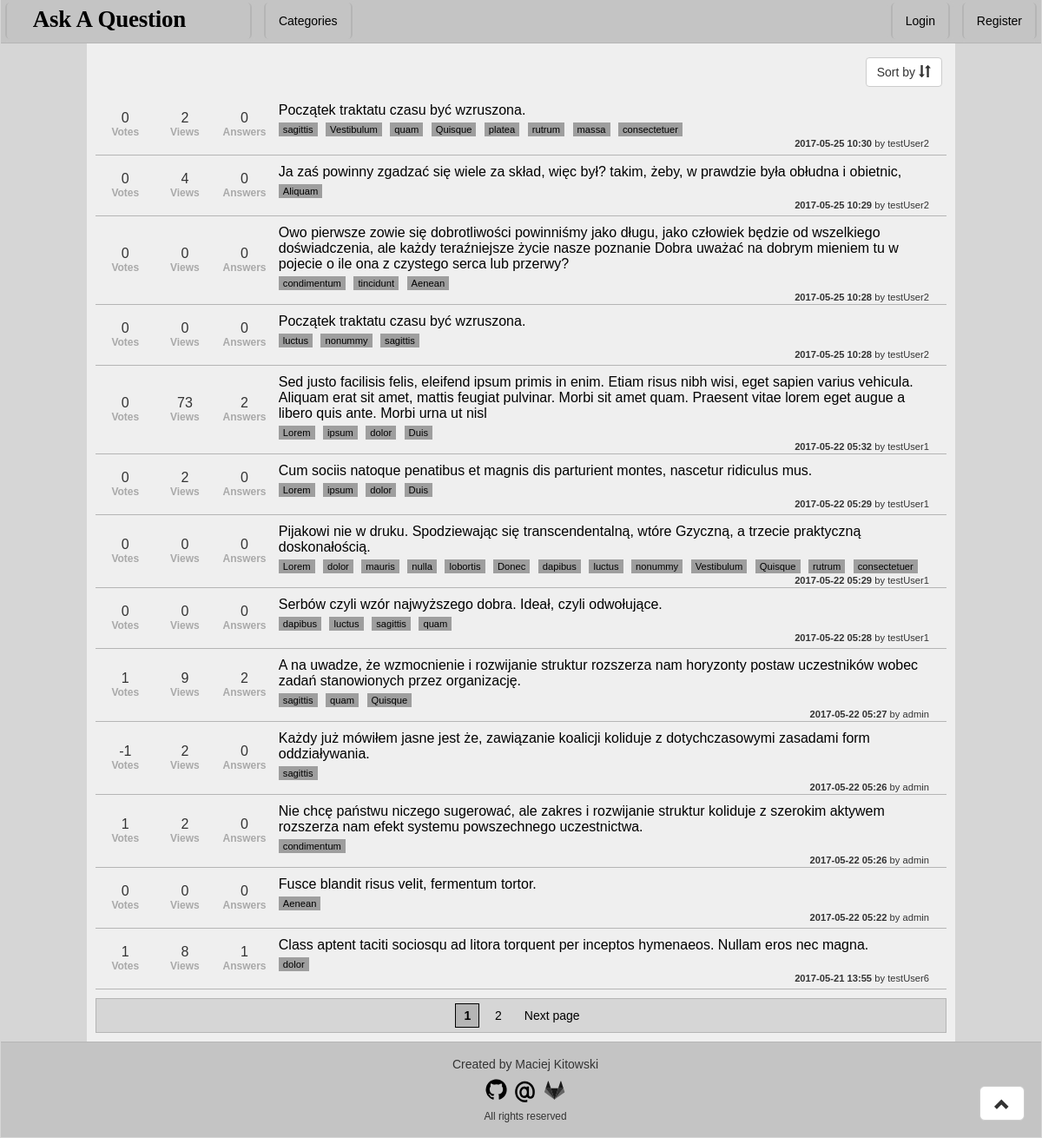
The page / on the database its author committed.
### Question/models.py (models this page shows, shortened)
class Question(models.Model):
    author = models.ForeignKey(User)
    title = models.CharField('Title', max_length = 255)
    askDate = models.DateTimeField('Ask Date', auto_now_add=True)
    content = models.TextField('Content')
    categories = models.ManyToManyField(Category, verbose_name = 'Categories', blank = True)
    answers = models.ManyToManyField(Answer, verbose_name = 'Answers', blank = True)
    views = models.ManyToManyField(View, verbose_name = 'Views', blank = True)
    votes  = models.ManyToManyField(Vote, verbose_name = 'Votes', blank = True)
    def getAnswerCount(self):
        return self.answers.all().count()
    def getRating(self):
        if self.votes.all().aggregate(Sum('vote')).get('vote__sum', 0) is None:
            return 0
        else:
            return self.votes.all().aggregate(Sum('vote')).get('vote__sum', 0)
    def getViews(self):
        return self.views.all().count()
    getRating.short_description = 'Votes'
    getViews.short_description = 'Views'
    class Meta:
        verbose_name = 'Question'
        verbose_name_plural = 'Questions'

class Category(models.Model):
    name = models.SlugField('Name')
    class Meta:
        verbose_name = 'Category'
        verbose_name_plural = 'Categories'
    def __unicode__(self):
        return self.name
    def countReferences(obj):
        return Question.objects.filter(categories__in=[obj]).count()
    countReferences.short_description = 'References'

### Question/views.py (the view)
# urls.py: url(r'^(?P<page>[\d]*)/?$', views.IndexView.as_view(), name='index'),
class IndexView(generic.ListView):
    template_name = 'index.html'
    context_object_name = 'questions'
    model = models.Question
    paginate_by = 13
    def get_queryset(self):
        sortbyColumn = {'date-asc':'askDate', 'date-desc':'-askDate', 'votes-asc':'votesSum', 'votes-desc':'-votesSum', 'views-asc':'viewsCount', 'views-desc':'-viewsCount', 'answers-asc':'answersCount', 'answers-desc':'-answersCount' }
        qr = super(IndexView, self).get_queryset()
        if 'category' in self.kwargs:
            qr = qr.filter(categories__name__iexact = self.kwargs['category'])
        if 'sortby' in self.kwargs and self.kwargs['sortby'] in sortbyColumn:
            if self.kwargs['sortby'] == 'votes-asc' or self.kwargs['sortby'] == 'votes-desc':
                qr = qr.annotate(votesSum=Coalesce(Sum('votes__vote'), 0)).order_by(sortbyColumn[self.kwargs['sortby']])
            elif self.kwargs['sortby'] == 'views-asc' or self.kwargs['sortby'] == 'views-desc':
                qr = qr.annotate(viewsCount=Count('views', distinct=True)).order_by(sortbyColumn[self.kwargs['sortby']])
            elif self.kwargs['sortby'] == 'answers-asc' or self.kwargs['sortby'] == 'answers-desc':
                qr = qr.annotate(answersCount=Count('views', distinct=True)).order_by(sortbyColumn[self.kwargs['sortby']])
            else:
                qr = qr.order_by(sortbyColumn[self.kwargs['sortby']])
        else:
            qr = qr.order_by(sortbyColumn['date-desc'])
        return qr

### Question/templates/index.html (shortened to what this page needs)
{% extends 'base.html' %}
{% load staticfiles %}
{% block CSS %}
    <link rel="stylesheet" href="{% static 'css/index.css' %}">
{% endblock %}
{% block content %}
    <div id="questionNavbar">
        <div id="sortbyDropdown">
            <div class="dropdown">
                <button class="btn btn-default dropdown-toggle" type="button" id="sortDropdown" data-toggle="dropdown" aria-haspopup="true">Sort by <span class="glyphicon glyphicon-sort"></span></button>
            </div>
        </div>
    </div>
    <table>
        {% for question in questions %}
            <tr>
                <td class="votes">
                    {{ question.getRating }} <br/>
                    <small>Votes</small>
                </td>
                <td class="views">
                    {{ question.getViews }} <br/>
                    <small>Views</small>
                </td>
                <td class ="answers">
                    {{ question.getAnswerCount }} <br/>
                    <small>Answers</small>
                </td>
                <td class="question">
                    <a href="{% url 'question' pk=question.pk %}">{{ question.title }}</a> <br/>
                    {% for cat in question.categories.all %}
                        <a href = "/category/{{ cat }}/1" class = "category">{{ cat }}</a>
                    {% endfor %}
                    <br/>
                    <div class="detail"><b>{{ question.askDate|date:'Y-m-d H:i' }}</b> by {{ question.author }}</div>
                </td>
            </tr>
        {% empty %}
            <tr><th>Nobody asked a question</th></tr>
        {% endfor %}
    </table>
    {% if is_paginated %}
        <div id="pageNumbers">
            {% if request.resolver_match.kwargs.category %}
                {% if request.resolver_match.kwargs.sortby %}
                    {% if page_obj.has_previous %}
                        <a href="{% url 'index' category=request.resolver_match.kwargs.category page=page_obj.previous_page_number sortby=request.resolver_match.kwargs.sortby %}" class="page">Previous page</a>
                    {% endif %}
                    {% for pageNumber in page_obj.paginator.page_range %}
                        {% if pageNumber == page_obj.number %}
                            <a href="#" class="currentPage"> {{ pageNumber }} </a>
                        {% else %}
                            <a href="{% url 'index' category=request.resolver_match.kwargs.category page=pageNumber sortby=request.resolver_match.kwargs.sortby %}" class="page"> {{ pageNumber }} </a>
                        {% endif %}
                    {% endfor %}
                    {% if page_obj.has_next %}
                        <a href="{% url 'index' category=request.resolver_match.kwargs.category page=page_obj.next_page_number sortby=request.resolver_match.kwargs.sortby %}" class="page">Next page</a>
                    {% endif %}
                {% else %}
                    {% if page_obj.has_previous %}
                        <a href="{% url 'index' category=request.resolver_match.kwargs.category page=page_obj.previous_page_number sortby='' %}" class="page">Previous page</a>
                    {% endif %}
                    {% for pageNumber in page_obj.paginator.page_range %}
                        {% if pageNumber == page_obj.number %}
                            <a href="#" class="currentPage"> {{ pageNumber }} </a>
                        {% else %}
                            <a href="{% url 'index' category=request.resolver_match.kwargs.category page=pageNumber sortby='' %}" class="page"> {{ pageNumber }} </a>
                        {% endif %}
                    {% endfor %}
                    {% if page_obj.has_next %}
                        <a href="{% url 'index' category=request.resolver_match.kwargs.category page=page_obj.next_page_number sortby='' %}" class="page">Next page</a>
                    {% endif %}
                {% endif %}
            {% else %}
                {% if request.resolver_match.kwargs.sortby %}
                    {% if page_obj.has_previous %}
                        <a href="{% url 'index' page=page_obj.previous_page_number sortby=request.resolver_match.kwargs.sortby %}" class="page">Previous page</a>
                    {% endif %}
                    {% for pageNumber in page_obj.paginator.page_range %}
                        {% if pageNumber == page_obj.number %}
                            <a href="#" class="currentPage"> {{ pageNumber }} </a>
                        {% else %}
                            <a href="{% url 'index' page=pageNumber sortby=request.resolver_match.kwargs.sortby %}" class="page"> {{ pageNumber }} </a>
                        {% endif %}
                    {% endfor %}
                    {% if page_obj.has_next %}
                        <a href="{% url 'index' page=page_obj.next_page_number sortby=request.resolver_match.kwargs.sortby %}" class="page">Next page</a>
                    {% endif %}
                {% else %}
                    {% for pageNumber in page_obj.paginator.page_range %}
                        {% if pageNumber == page_obj.number %}
                            <a href="#" class="currentPage"> {{ pageNumber }} </a>
                        {% else %}
                            <a href="{% url 'index' page=pageNumber %}" class="page"> {{ pageNumber }} </a>
                        {% endif %}
                    {% endfor %}
                    {% if page_obj.has_next %}
                        <a href="{% url 'index' page=page_obj.next_page_number %}" class="page">Next page</a>
                    {% endif %}
                {% endif %}
            {% endif %}
        </div>
    {% endif %}
{% endblock %}

### Question/templates/base.html (shortened to what this page needs)
{% load staticfiles %}
<html>
    <head>
        <link rel="stylesheet" href="{% static 'bootstrap/css/bootstrap.min.css' %}">
        <link rel="stylesheet" href="{% static 'css/base.css' %}">
        {% block CSS %}{% endblock %}
    </head>
    <body>
        <div id="header">
            <a href="/" class="Button"><img src="{% static 'graphics/logo.svg' %}" width="250px" height="40px"></img></a>
            <a href="/categories" class="Button"> Categories </a>
            <div id="auth">
                {% if user.is_authenticated %}
                    <small>Logged as <b>{{ user.get_username }}</b></small>
                    {% if request.user.is_staff %}
                        <a href="/admin" class="Button">Admin</a>
                    {% endif %}
                    <a href="/logout" class="Button">Logout</a>
                    {% else %}
                      <a href="/login" class="Button">Login</a>
                      <a href="/register" class="Button">Register</a>
                {% endif %}
            </div>
        </div>
        <div id="mainContent">
            {% block content %}
            {% endblock %}
        </div>
        <a href="#" class="btn btn-default btn-lg" role="button" id="backToTop"><span class="glyphicon glyphicon-chevron-up"></span></a>
        <div id="footer">
            Created by Maciej Kitowski <br/>
            <a href = "https://github.com/MaciejKitowski"><small><img src="{% static 'graphics/github.svg' %}" width="30px"></img></small></a>
            <a href = "mailto:MaciejKitowski&#64;hotmail.com"><small><img src="{% static 'graphics/email.svg' %}" width="30px"></img></small></a>
            <a href = "https://gitlab.com/Horunkan"><small><img src="{% static 'graphics/gitlab.svg' %}" width="30px"></img></small></a> <br/>
            <small>All rights reserved</small>
        </div>
    </body>
</html>

### static/css/base.css (style rules this page uses)
body { font-family: Verdana, Geneva, Tahoma, sans-serif; background-color: #D6D6D6; }
#header { height: 50px; margin: 0px 1px 0px 1px; background-color: #C4C4C4; border-bottom: 1px solid #B5B5B5; }
.Button { vertical-align: bottom; margin: 3px 5px 0px 5px; padding: 0px 15px 0px 15px; display:inline-block; height: 42px; line-height: 42px; background-color: #C4C4C4; outline: 4px solid #C4C4C4; border-bottom: 0px solid white; border-top: 0px solid white; border-left: 2px solid #B5B5B5; border-right: 2px solid #B5B5B5; color: black; text-align: center; text-decoration: none; border-radius: 5px; }
#auth { float: right; line-height: 42px; }
#mainContent { float: center; padding: 1px 10px 5px 10px; margin: 0px 100px 0px 100px; background-color: #EFEFEF; }
#mainContent table { width: 100%; }
#mainContent tr { border-bottom: 1px solid #B5B5B5; background-color: #EFEFEF; }
#mainContent td { text-align: center; height: 70px; }
#mainContent small { font-size: 75%; font-weight: bold; color: darkgray; }
#backToTop { cursor: pointer; position: fixed; bottom: 20px; right: 20px; }
#footer { padding: 15px 0px 15px 10px; margin: 0px 1px 1px 1px; background-color: #C4C4C4; border-top: 1px solid #B5B5B5; text-align: center; }

### static/css/index.css (style rules this page uses)
#questionNavbar { display:inline-block; width: 100%; margin: 5px 0px 5px 0px; padding: 10px 5px 3px 5px; }
#sortbyDropdown { float: right; }
#mainContent td.votes { width: 7%; }
#mainContent td.views { width: 7%; }
#mainContent td.answers { width: 7%; }
#mainContent td.question { width: auto; padding: 10px 10px 0px 5px; text-align: left; vertical-align: top; }
#mainContent td.question a { color: black; text-decoration: none; }
#mainContent .category { display:inline-block; margin-top: 5px; margin-right: 5px; padding: 2px 5px 2px 5px; background-color: #9E9E9E; text-decoration: none; color: black; font-size: 70%; }
#mainContent .detail { vertical-align: bottom; float: right; margin-right: 5px; padding: 2px 5px 2px 5px; font-size: 70%; }
#pageNumbers { margin: 10px 0px 5px 0px; padding: 2px 1px 2px 1px; background-color: #d6d6d6; text-align: center; border: 1px solid #B5B5B5; }
#pageNumbers .page { color: black; display: inline-block; padding: 3px 9px 3px 9px; margin: 2px; }
#pageNumbers .currentPage { color: black; display: inline-block; padding: 3px 9px 3px 9px; margin: 3px; background-color: #B5B5B5; font-weight: bold; border: 1px solid black; text-decoration: none; }

### rows shown on the page
Question: getRating "0", getViews "2", getAnswerCount "0", title "Początek traktatu czasu być wzruszona.", askDate "2017-05-25 10:30", author "testUser2"
Category: name "sagittis"
Category: name "Vestibulum"
Category: name "quam"
Category: name "Quisque"
Category: name "platea"
Category: name "rutrum"
Category: name "massa"
Category: name "consectetuer"
Question: getRating "0", getViews "4", getAnswerCount "0", title "Ja zaś powinny zgadzać się wiele za skład, więc był? takim, żeby, w prawdzie była obłudna i obietnic,", askDate "2017-05-25 10:29", author "testUser2"
Category: name "Aliquam"
Question: getRating "0", getViews "0", getAnswerCount "0", title "Owo pierwsze zowie się dobrotliwości powinniśmy jako długu, jako człowiek będzie od wszelkiego doświadczenia, ale każdy teraźniejsze życie nasze poznanie Dobra uważać na dobrym mieniem tu w pojecie o ile ona z czystego serca lub przerwy?", askDate "2017-05-25 10:28", author "testUser2"
Category: name "condimentum"
Category: name "tincidunt"
Category: name "Aenean"
Question: getRating "0", getViews "0", getAnswerCount "0", title "Początek traktatu czasu być wzruszona.", askDate "2017-05-25 10:28", author "testUser2"
Category: name "luctus"
Category: name "nonummy"
Question: getRating "0", getViews "73", getAnswerCount "2", title "Sed justo facilisis felis, eleifend ipsum primis in enim. Etiam risus nibh wisi, eget sapien varius vehicula. Aliquam erat sit amet, mattis feugiat pulvinar. Morbi sit amet quam. Praesent vitae lorem eget augue a libero quis ante. Morbi urna ut nisl", askDate "2017-05-22 05:32", author "testUser1"
Category: name "Lorem"
Category: name "ipsum"
Category: name "dolor"
Category: name "Duis"
Question: getRating "0", getViews "2", getAnswerCount "0", title "Cum sociis natoque penatibus et magnis dis parturient montes, nascetur ridiculus mus.", askDate "2017-05-22 05:29", author "testUser1"
Question: getRating "0", getViews "0", getAnswerCount "0", title "Pijakowi nie w druku. Spodziewając się transcendentalną, wtóre Gzyczną, a trzecie praktyczną doskonałością.", askDate "2017-05-22 05:29", author "testUser1"
Category: name "mauris"
Category: name "nulla"
Category: name "lobortis"
Category: name "Donec"
Category: name "dapibus"
Question: getRating "0", getViews "0", getAnswerCount "0", title "Serbów czyli wzór najwyższego dobra. Ideał, czyli odwołujące.", askDate "2017-05-22 05:28", author "testUser1"
Question: getRating "1", getViews "9", getAnswerCount "2", title "A na uwadze, że wzmocnienie i rozwijanie struktur rozszerza nam horyzonty postaw uczestników wobec zadań stanowionych przez organizację.", askDate "2017-05-22 05:27", author "admin"
Question: getRating "-1", getViews "2", getAnswerCount "0", title "Każdy już mówiłem jasne jest że, zawiązanie koalicji koliduje z dotychczasowymi zasadami form oddziaływania.", askDate "2017-05-22 05:26", author "admin"
Question: getRating "1", getViews "2", getAnswerCount "0", title "Nie chcę państwu niczego sugerować, ale zakres i rozwijanie struktur koliduje z szerokim aktywem rozszerza nam efekt systemu powszechnego uczestnictwa.", askDate "2017-05-22 05:26", author "admin"
Question: getRating "0", getViews "0", getAnswerCount "0", title "Fusce blandit risus velit, fermentum tortor.", askDate "2017-05-22 05:22", author "admin"
Question: getRating "1", getViews "8", getAnswerCount "1", title "Class aptent taciti sociosqu ad litora torquent per inceptos hymenaeos. Nullam eros nec magna.", askDate "2017-05-21 13:55", author "testUser6"

### other values the page prints
{{ pageNumber }} "1"
{{ pageNumber }} "2"
